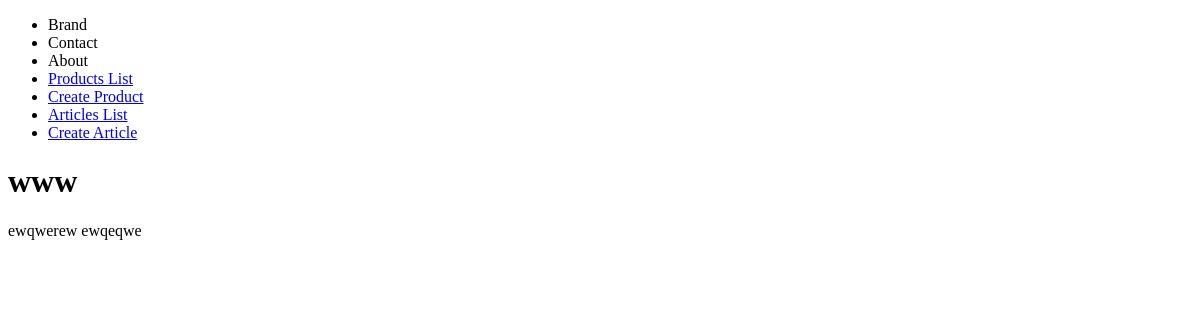
The app's page /products/5/, older data.
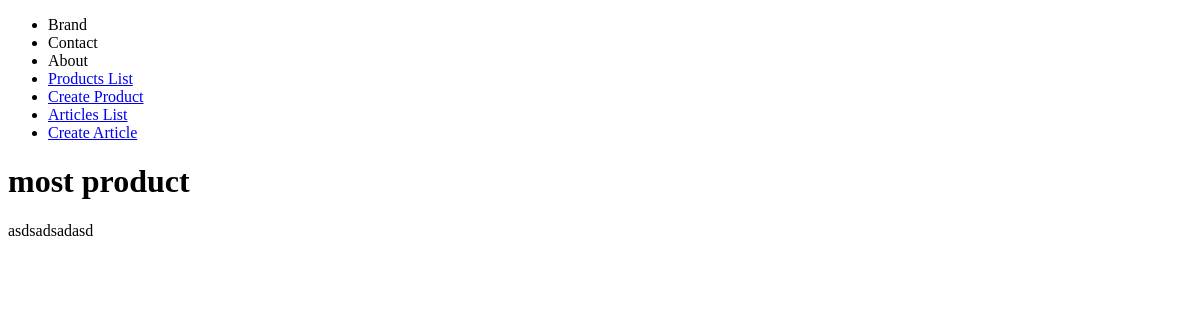
The same page, newer data.
### products/models.py (models this page shows, shortened)
class Product(models.Model):
    title = models.CharField(max_length=120)
    description = models.TextField(blank=True, null=True)
    price = models.DecimalField(decimal_places=2, max_digits=10000)
    summary = models.TextField(blank=False, null=False)
    checkThat = models.BooleanField(default=False)

### products/views.py (the view)
# urls.py: path('<int:my_id>/', product_detail_view, name="detail"),
def product_detail_view(request, my_id):
    obj = Product.objects.get(id=my_id)
    context = {'object': obj}
    return render(request, "products/product_detail.html", context)

### templates/products/product_detail.html
{% extends 'base.html'%}
{% block content %}
<h1>{{ object.title }}</h1>
<p>{% if object.description != None and object.description != "" %}  {{ object.description }} {% else %} Description coming soon {% endif %}</p>
{% endblock %}

### templates/base.html (shortened to what this page needs)
<!DOCTYPE html>
<html>
    <head>
    </head>
    <body>
        {% include 'navbar.html'%}
        {% block content %}{% endblock %}
    </body>
</html>

### templates/navbar.html
<nav>
    <ul>
        <li>Brand</li>
        <li>Contact</li>
        <li>About</li>
        <li><a href="/products/">Products List</a></li>
        <li><a href="/products/create/">Create Product</a></li>
        <li><a href="/articles/">Articles List</a></li>
        <li><a href="/articles/create/">Create Article</a></li>
    </ul>
</nav>

Row changes from the older to the newer data that the page shows:
changed Product: title "www" → "most product"; description "ewqwerew ewqeqwe" → "asdsadsadasd"
